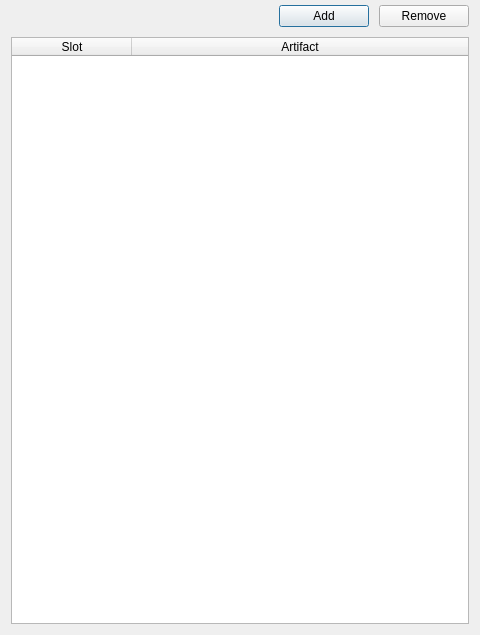
<?xml version="1.0" encoding="UTF-8"?>
<ui version="4.0">
 <class>HeroArtifactsWidget</class>
 <widget class="QDialog" name="HeroArtifactsWidget">
  <property name="windowModality">
   <enum>Qt::NonModal</enum>
  </property>
  <property name="geometry">
   <rect>
    <x>0</x>
    <y>0</y>
    <width>480</width>
    <height>635</height>
   </rect>
  </property>
  <property name="sizePolicy">
   <sizepolicy hsizetype="MinimumExpanding" vsizetype="MinimumExpanding">
    <horstretch>0</horstretch>
    <verstretch>0</verstretch>
   </sizepolicy>
  </property>
  <property name="minimumSize">
   <size>
    <width>480</width>
    <height>480</height>
   </size>
  </property>
  <property name="windowTitle">
   <string>Artifacts</string>
  </property>
  <property name="modal">
   <bool>true</bool>
  </property>
  <layout class="QVBoxLayout" name="verticalLayout">
   <property name="spacing">
    <number>10</number>
   </property>
   <property name="topMargin">
    <number>5</number>
   </property>
   <item>
    <layout class="QHBoxLayout" name="horizontalLayout">
     <property name="topMargin">
      <number>0</number>
     </property>
     <item>
      <spacer name="horizontalSpacer">
       <property name="orientation">
        <enum>Qt::Horizontal</enum>
       </property>
       <property name="sizeHint" stdset="0">
        <size>
         <width>40</width>
         <height>20</height>
        </size>
       </property>
      </spacer>
     </item>
     <item>
      <widget class="QPushButton" name="addButton">
       <property name="enabled">
        <bool>true</bool>
       </property>
       <property name="minimumSize">
        <size>
         <width>90</width>
         <height>0</height>
        </size>
       </property>
       <property name="text">
        <string>Add</string>
       </property>
      </widget>
     </item>
     <item>
      <widget class="QPushButton" name="removeButton">
       <property name="enabled">
        <bool>true</bool>
       </property>
       <property name="minimumSize">
        <size>
         <width>90</width>
         <height>0</height>
        </size>
       </property>
       <property name="text">
        <string>Remove</string>
       </property>
      </widget>
     </item>
    </layout>
   </item>
   <item>
    <widget class="QTableWidget" name="artifacts">
     <property name="enabled">
      <bool>true</bool>
     </property>
     <property name="horizontalScrollBarPolicy">
      <enum>Qt::ScrollBarAlwaysOff</enum>
     </property>
     <property name="sizeAdjustPolicy">
      <enum>QAbstractScrollArea::AdjustToContents</enum>
     </property>
     <property name="editTriggers">
      <set>QAbstractItemView::NoEditTriggers</set>
     </property>
     <property name="selectionMode">
      <enum>QAbstractItemView::SingleSelection</enum>
     </property>
     <property name="selectionBehavior">
      <enum>QAbstractItemView::SelectRows</enum>
     </property>
     <attribute name="horizontalHeaderVisible">
      <bool>true</bool>
     </attribute>
     <attribute name="horizontalHeaderDefaultSectionSize">
      <number>120</number>
     </attribute>
     <attribute name="horizontalHeaderStretchLastSection">
      <bool>true</bool>
     </attribute>
     <attribute name="verticalHeaderVisible">
      <bool>false</bool>
     </attribute>
     <attribute name="verticalHeaderDefaultSectionSize">
      <number>26</number>
     </attribute>
     <column>
      <property name="text">
       <string>Slot</string>
      </property>
     </column>
     <column>
      <property name="text">
       <string>Artifact</string>
      </property>
     </column>
    </widget>
   </item>
  </layout>
 </widget>
 <resources/>
 <connections/>
</ui>
